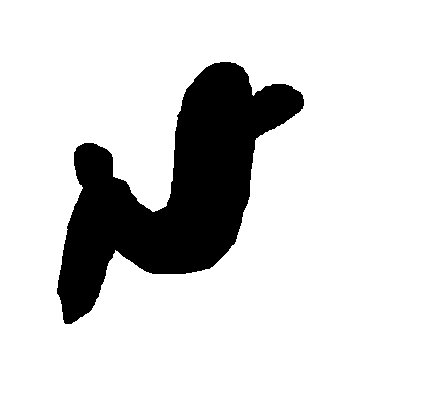
#> input picture img5.png, 433 x 397 px, found by its file name
$ jupyter execute 'Total Perimeter.ipynb'
#> lines starting #> are read from the running program, lines starting #| are printed output that depends on the picture; after the words box and inside, x2 and y2 are one past the last pixel; in counts of white or black regions, pixels touching at a corner belong together
[cell 1]
import cv2
path = r'C:\Users\ADMIN\Desktop\Cognida Coding Challenge\Mineral Processing Technology - Image Analytics\input\img5.png'
img = cv2.imread(path)
#> img is the input picture: shape (397, 433, 3); 84.2% white; 1 black region, box (x1, y1, x2, y2) and area: (57, 62, 304, 324) 27118
gray = cv2.cvtColor(img, cv2.COLOR_BGR2GRAY)
invert_img = cv2.bitwise_not(gray)
#> invert_img: shape (397, 433); 15.8% white; 1 white region

[cell 2]
ret,thresh = cv2.threshold(invert_img, 150, 255, 0)
contours,hierarchy = cv2.findContours(thresh, cv2.RETR_TREE,cv2.CHAIN_APPROX_SIMPLE)
#> contours = 1 contour; box (x1, y1, x2, y2) and area: (57, 62, 304, 324) 26654

[cell 3]
cnt = contours[0]
#> cnt = contour of 410 points, box (x1, y1, x2, y2) (57, 62, 304, 324), area 26654
perimeter = cv2.arcLength(cnt, True)
#> perimeter = 1058
perimeter = round(perimeter)
print('Perimeter:', perimeter)
#| Perimeter: 1058

[cell 4]
img1 = cv2.drawContours(img, [cnt], -1, (0,0,255), 2)
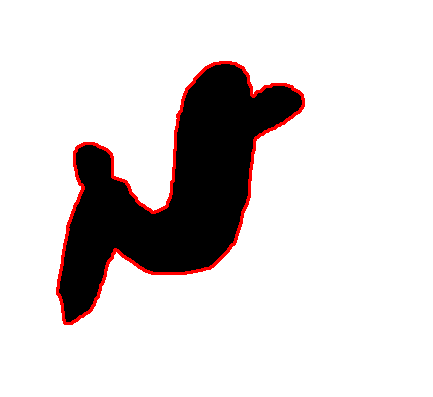
#> img1: shape (397, 433, 3); mean B, G, R 212.9, 212.9, 218

[cell 5]
x1, y1 = cnt[0,0]
#> x1 = 220; y1 = 62
cv2.putText(img,f'Total Perimeter=:{perimeter} pixels',(x1,y1),cv2.FONT_HERSHEY_SIMPLEX, 0.4, (0, 0, 255), 1)
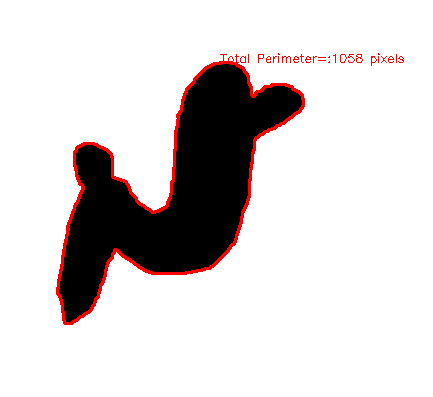
#> img: shape (397, 433, 3); 0.24% of pixels changed, all inside (x1, y1, x2, y2) = (220, 53, 404, 66)

$ run again, with img1.png copied over img5.png
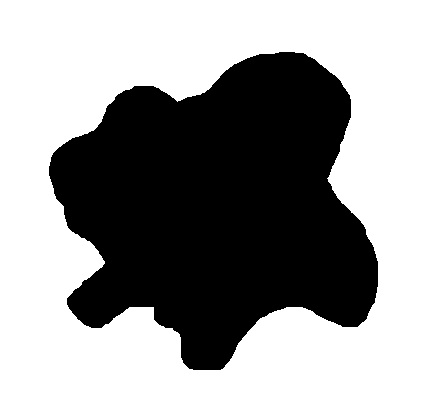
#> input picture img1.png, 433 x 397 px, found by its file name
#> img is the input picture: shape (397, 433, 3); 59.4% white; 1 black region, box (x1, y1, x2, y2) and area: (49, 52, 378, 370) 69791
#> invert_img: shape (397, 433); 40.6% white; 1 white region
#> contours = 1 contour; box (x1, y1, x2, y2) and area: (49, 52, 378, 370) 69259
#> cnt = contour of 470 points, box (x1, y1, x2, y2) (49, 52, 378, 370), area 69259
#> perimeter = 1255
#| Perimeter: 1255
#> `img1 = cv2.drawContours(img, [cnt], -1, (0,0,255), 2)`:
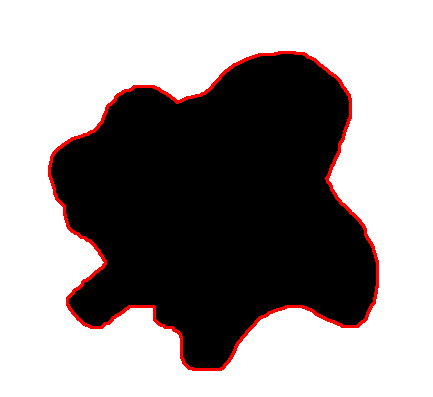
#> img1: shape (397, 433, 3); mean B, G, R 149.2, 149.2, 155.3
#> x1 = 279; y1 = 52
#> `cv2.putText(img,f'Total Perimeter=:{perimeter} pixels',(x1,y1),cv2.FON..`:
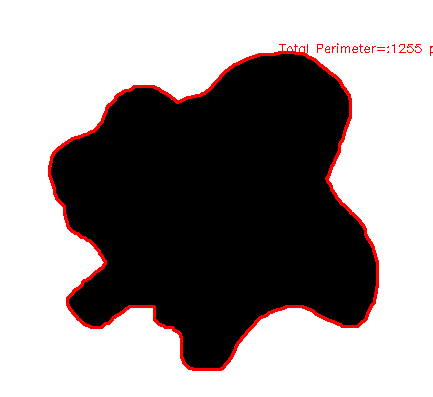
#> img: shape (397, 433, 3); 0.18% of pixels changed, all inside (x1, y1, x2, y2) = (279, 43, 433, 56)
